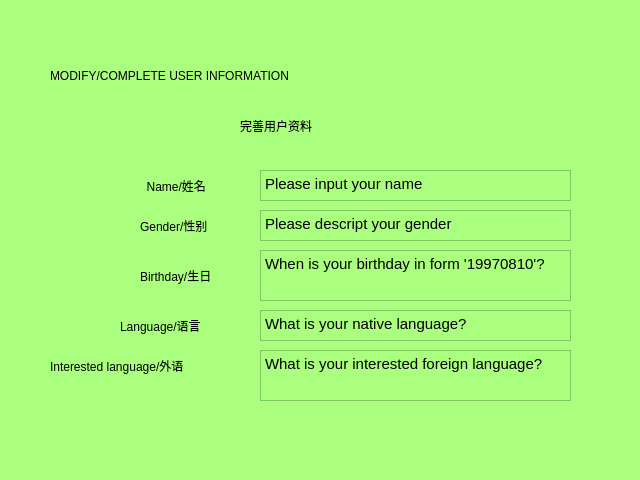
<?xml version="1.0" encoding="UTF-8"?>
<ui version="4.0">
 <class>Dialog_user_info</class>
 <widget class="QDialog" name="Dialog_user_info">
  <property name="geometry">
   <rect>
    <x>0</x>
    <y>0</y>
    <width>640</width>
    <height>480</height>
   </rect>
  </property>
  <property name="windowTitle">
   <string>Dialog</string>
  </property>
  <property name="styleSheet">
   <string notr="true">background-color: rgb(170, 255, 127);</string>
  </property>
  <widget class="QTextEdit" name="username">
   <property name="geometry">
    <rect>
     <x>260</x>
     <y>170</y>
     <width>311</width>
     <height>31</height>
    </rect>
   </property>
   <property name="styleSheet">
    <string notr="true">font: 75 9pt &quot;Agency FB&quot;;
font: 9pt &quot;Calibri&quot;;
font: 12pt &quot;Fixedsys&quot;;</string>
   </property>
   <property name="html">
    <string>&lt;!DOCTYPE HTML PUBLIC &quot;-//W3C//DTD HTML 4.0//EN&quot; &quot;http://www.w3.org/TR/REC-html40/strict.dtd&quot;&gt;
&lt;html&gt;&lt;head&gt;&lt;meta name=&quot;qrichtext&quot; content=&quot;1&quot; /&gt;&lt;style type=&quot;text/css&quot;&gt;
p, li { white-space: pre-wrap; }
&lt;/style&gt;&lt;/head&gt;&lt;body style=&quot; font-family:'Fixedsys'; font-size:12pt; font-weight:400; font-style:normal;&quot;&gt;
&lt;p style=&quot; margin-top:0px; margin-bottom:0px; margin-left:0px; margin-right:0px; -qt-block-indent:0; text-indent:0px;&quot;&gt;&lt;span style=&quot; font-family:'SimSun'; font-size:11pt;&quot;&gt;Please input your name&lt;/span&gt;&lt;/p&gt;&lt;/body&gt;&lt;/html&gt;</string>
   </property>
  </widget>
  <widget class="QLabel" name="USERNAME_3">
   <property name="geometry">
    <rect>
     <x>140</x>
     <y>250</y>
     <width>111</width>
     <height>51</height>
    </rect>
   </property>
   <property name="styleSheet">
    <string notr="true">font: 14pt &quot;Eras Medium ITC&quot;;
font: 75 9pt &quot;Agency FB&quot;;
font: 12pt &quot;Eras Demi ITC&quot;;</string>
   </property>
   <property name="text">
    <string>Birthday/生日</string>
   </property>
  </widget>
  <widget class="QTextEdit" name="textEdit_3">
   <property name="geometry">
    <rect>
     <x>260</x>
     <y>210</y>
     <width>311</width>
     <height>31</height>
    </rect>
   </property>
   <property name="styleSheet">
    <string notr="true">font: 75 9pt &quot;Agency FB&quot;;
font: 9pt &quot;Calibri&quot;;
font: 12pt &quot;Fixedsys&quot;;</string>
   </property>
   <property name="html">
    <string>&lt;!DOCTYPE HTML PUBLIC &quot;-//W3C//DTD HTML 4.0//EN&quot; &quot;http://www.w3.org/TR/REC-html40/strict.dtd&quot;&gt;
&lt;html&gt;&lt;head&gt;&lt;meta name=&quot;qrichtext&quot; content=&quot;1&quot; /&gt;&lt;style type=&quot;text/css&quot;&gt;
p, li { white-space: pre-wrap; }
&lt;/style&gt;&lt;/head&gt;&lt;body style=&quot; font-family:'Fixedsys'; font-size:12pt; font-weight:400; font-style:normal;&quot;&gt;
&lt;p style=&quot; margin-top:0px; margin-bottom:0px; margin-left:0px; margin-right:0px; -qt-block-indent:0; text-indent:0px;&quot;&gt;&lt;span style=&quot; font-family:'SimSun'; font-size:11pt;&quot;&gt;Please descript your gender&lt;/span&gt;&lt;/p&gt;&lt;/body&gt;&lt;/html&gt;</string>
   </property>
  </widget>
  <widget class="QLabel" name="WELCOME">
   <property name="geometry">
    <rect>
     <x>50</x>
     <y>50</y>
     <width>561</width>
     <height>51</height>
    </rect>
   </property>
   <property name="styleSheet">
    <string notr="true">font: 14pt &quot;Eras Medium ITC&quot;;
font: 75 9pt &quot;Agency FB&quot;;
font: 12pt &quot;Eras Demi ITC&quot;;
font: italic 18pt &quot;Harlow Solid Italic&quot;;
font: 18pt &quot;Segoe Script&quot;;</string>
   </property>
   <property name="text">
    <string>MODIFY/COMPLETE USER INFORMATION</string>
   </property>
  </widget>
  <widget class="QLabel" name="USERNAME">
   <property name="geometry">
    <rect>
     <x>130</x>
     <y>160</y>
     <width>121</width>
     <height>51</height>
    </rect>
   </property>
   <property name="styleSheet">
    <string notr="true">font: 14pt &quot;Eras Medium ITC&quot;;
font: 75 9pt &quot;Agency FB&quot;;
font: 12pt &quot;Eras Demi ITC&quot;;</string>
   </property>
   <property name="text">
    <string>     Name/姓名</string>
   </property>
  </widget>
  <widget class="QTextEdit" name="username_2">
   <property name="geometry">
    <rect>
     <x>260</x>
     <y>250</y>
     <width>311</width>
     <height>51</height>
    </rect>
   </property>
   <property name="styleSheet">
    <string notr="true">font: 75 9pt &quot;Agency FB&quot;;
font: 9pt &quot;Calibri&quot;;
font: 12pt &quot;Fixedsys&quot;;</string>
   </property>
   <property name="html">
    <string>&lt;!DOCTYPE HTML PUBLIC &quot;-//W3C//DTD HTML 4.0//EN&quot; &quot;http://www.w3.org/TR/REC-html40/strict.dtd&quot;&gt;
&lt;html&gt;&lt;head&gt;&lt;meta name=&quot;qrichtext&quot; content=&quot;1&quot; /&gt;&lt;style type=&quot;text/css&quot;&gt;
p, li { white-space: pre-wrap; }
&lt;/style&gt;&lt;/head&gt;&lt;body style=&quot; font-family:'Fixedsys'; font-size:12pt; font-weight:400; font-style:normal;&quot;&gt;
&lt;p style=&quot; margin-top:0px; margin-bottom:0px; margin-left:0px; margin-right:0px; -qt-block-indent:0; text-indent:0px;&quot;&gt;&lt;span style=&quot; font-family:'SimSun'; font-size:11pt;&quot;&gt;When is your birthday in form '19970810'?&lt;/span&gt;&lt;/p&gt;&lt;/body&gt;&lt;/html&gt;</string>
   </property>
  </widget>
  <widget class="QLabel" name="USERNAME_4">
   <property name="geometry">
    <rect>
     <x>120</x>
     <y>300</y>
     <width>131</width>
     <height>51</height>
    </rect>
   </property>
   <property name="styleSheet">
    <string notr="true">font: 14pt &quot;Eras Medium ITC&quot;;
font: 75 9pt &quot;Agency FB&quot;;
font: 12pt &quot;Eras Demi ITC&quot;;</string>
   </property>
   <property name="text">
    <string>Language/语言</string>
   </property>
  </widget>
  <widget class="QLabel" name="USERNAME_2">
   <property name="geometry">
    <rect>
     <x>140</x>
     <y>200</y>
     <width>111</width>
     <height>51</height>
    </rect>
   </property>
   <property name="styleSheet">
    <string notr="true">font: 14pt &quot;Eras Medium ITC&quot;;
font: 75 9pt &quot;Agency FB&quot;;
font: 12pt &quot;Eras Demi ITC&quot;;</string>
   </property>
   <property name="text">
    <string>Gender/性别</string>
   </property>
  </widget>
  <widget class="QTextEdit" name="textEdit_4">
   <property name="geometry">
    <rect>
     <x>260</x>
     <y>310</y>
     <width>311</width>
     <height>31</height>
    </rect>
   </property>
   <property name="styleSheet">
    <string notr="true">font: 75 9pt &quot;Agency FB&quot;;
font: 9pt &quot;Calibri&quot;;
font: 12pt &quot;Fixedsys&quot;;</string>
   </property>
   <property name="html">
    <string>&lt;!DOCTYPE HTML PUBLIC &quot;-//W3C//DTD HTML 4.0//EN&quot; &quot;http://www.w3.org/TR/REC-html40/strict.dtd&quot;&gt;
&lt;html&gt;&lt;head&gt;&lt;meta name=&quot;qrichtext&quot; content=&quot;1&quot; /&gt;&lt;style type=&quot;text/css&quot;&gt;
p, li { white-space: pre-wrap; }
&lt;/style&gt;&lt;/head&gt;&lt;body style=&quot; font-family:'Fixedsys'; font-size:12pt; font-weight:400; font-style:normal;&quot;&gt;
&lt;p style=&quot; margin-top:0px; margin-bottom:0px; margin-left:0px; margin-right:0px; -qt-block-indent:0; text-indent:0px;&quot;&gt;&lt;span style=&quot; font-family:'SimSun'; font-size:11pt;&quot;&gt;What is your native language?&lt;/span&gt;&lt;/p&gt;&lt;/body&gt;&lt;/html&gt;</string>
   </property>
  </widget>
  <widget class="QTextEdit" name="textEdit_5">
   <property name="geometry">
    <rect>
     <x>260</x>
     <y>350</y>
     <width>311</width>
     <height>51</height>
    </rect>
   </property>
   <property name="styleSheet">
    <string notr="true">font: 75 9pt &quot;Agency FB&quot;;
font: 9pt &quot;Calibri&quot;;
font: 12pt &quot;Fixedsys&quot;;</string>
   </property>
   <property name="html">
    <string>&lt;!DOCTYPE HTML PUBLIC &quot;-//W3C//DTD HTML 4.0//EN&quot; &quot;http://www.w3.org/TR/REC-html40/strict.dtd&quot;&gt;
&lt;html&gt;&lt;head&gt;&lt;meta name=&quot;qrichtext&quot; content=&quot;1&quot; /&gt;&lt;style type=&quot;text/css&quot;&gt;
p, li { white-space: pre-wrap; }
&lt;/style&gt;&lt;/head&gt;&lt;body style=&quot; font-family:'Fixedsys'; font-size:12pt; font-weight:400; font-style:normal;&quot;&gt;
&lt;p style=&quot; margin-top:0px; margin-bottom:0px; margin-left:0px; margin-right:0px; -qt-block-indent:0; text-indent:0px;&quot;&gt;&lt;span style=&quot; font-family:'SimSun'; font-size:11pt;&quot;&gt;What is your interested foreign language?&lt;/span&gt;&lt;/p&gt;&lt;/body&gt;&lt;/html&gt;</string>
   </property>
  </widget>
  <widget class="QLabel" name="USERNAME_5">
   <property name="geometry">
    <rect>
     <x>50</x>
     <y>340</y>
     <width>201</width>
     <height>51</height>
    </rect>
   </property>
   <property name="styleSheet">
    <string notr="true">font: 14pt &quot;Eras Medium ITC&quot;;
font: 75 9pt &quot;Agency FB&quot;;
font: 12pt &quot;Eras Demi ITC&quot;;</string>
   </property>
   <property name="text">
    <string>Interested language/外语</string>
   </property>
  </widget>
  <widget class="QLabel" name="WELCOME_2">
   <property name="geometry">
    <rect>
     <x>240</x>
     <y>100</y>
     <width>201</width>
     <height>51</height>
    </rect>
   </property>
   <property name="styleSheet">
    <string notr="true">font: 14pt &quot;Eras Medium ITC&quot;;
font: 75 9pt &quot;Agency FB&quot;;
font: 12pt &quot;Eras Demi ITC&quot;;
font: italic 18pt &quot;Harlow Solid Italic&quot;;
font: 18pt &quot;Segoe Script&quot;;</string>
   </property>
   <property name="text">
    <string>完善用户资料</string>
   </property>
  </widget>
 </widget>
 <resources/>
 <connections/>
</ui>
